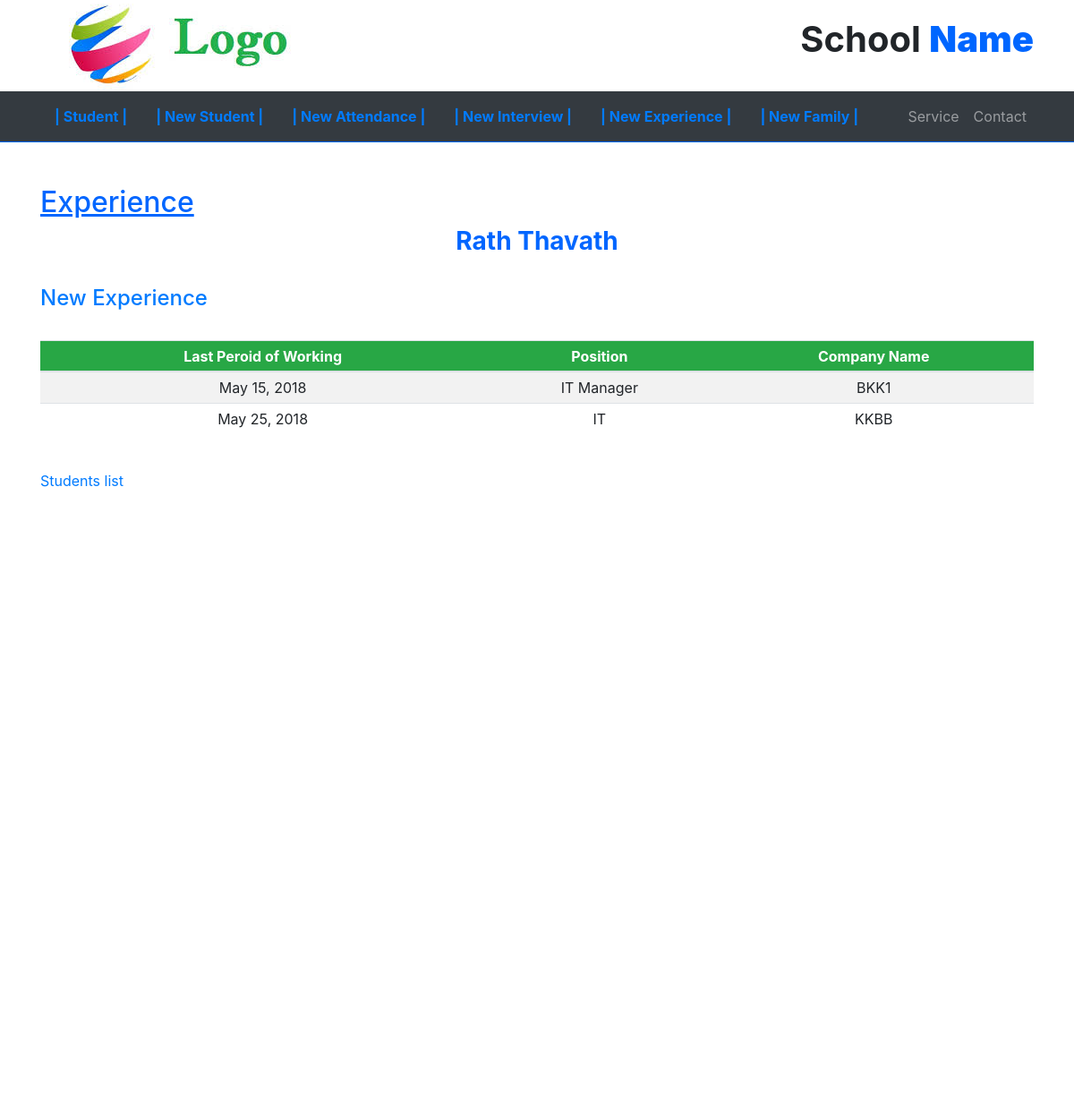
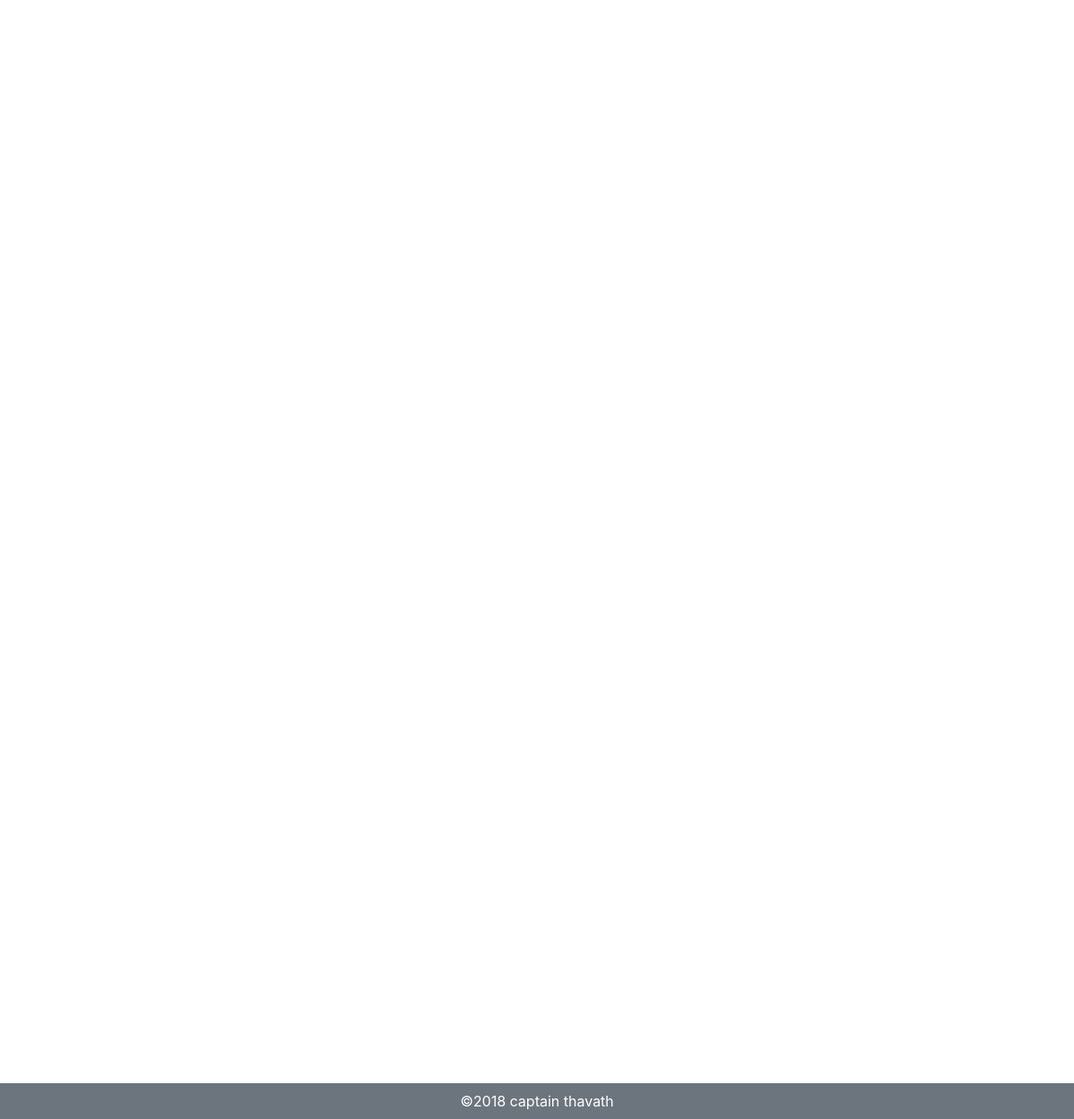
The app's page /students/1/detail/experience/ with its own data (2 pictures, top to bottom).
### students/models.py (models this page shows, shortened)
class Student(models.Model):
	english_name = models.CharField(max_length=200)
	khmer_name = models.CharField(max_length=200, blank=True)
	japanese_name = models.CharField(max_length=200, blank=True)
	nationality = models.CharField(max_length=50)
	place_of_birth = models.CharField(max_length=200)
	card_id = models.CharField(max_length=100, blank=True)
	khmer_salary = models.FloatField(max_length=10, default=150, blank=True)
	EDU = (
		('Primary School','Primary School'),
		('Secondary School','Secondary School'),
		('High School','High School'),
		('University','University'),
		('Vocation School', 'Vocation Shool'),
		('Traning School','Traning School'),
		)
	education = models.CharField(max_length=200, choices=EDU)
	date_of_birth = models.DateField(auto_now=False, auto_now_add=False)
	age = models.PositiveIntegerField(default=0)
	GENDER = (
			('Male','Male'),
			('Female','Female'),
		)
	gender = models.CharField(max_length=200,choices=GENDER)
	state_of_healt = models.CharField(max_length=20, blank=True)
	blood_type = models.CharField(max_length=20, blank=True)
	vision = models.CharField(max_length=50, blank=True)
	interest = models.CharField(max_length=50, blank=True)
	year_of_experience = models.IntegerField(default=0)
	MARRIED = (
			('Yes','Yes'),
			('No','No'),
		)
	married = models.CharField(max_length=50, choices=MARRIED)
	position = models.CharField(max_length=50, blank=True)
	behavior = models.CharField(max_length=50, blank=True)
	went_to_japan = models.CharField(max_length=50, choices=MARRIED)
	japanese_conversation = models.CharField(max_length=50, choices=MARRIED)
	height = models.CharField(max_length=50, blank=True)
	weight = models.CharField(max_length=50, blank=True)
	current_address = models.CharField(max_length=200)
	REASON = (
		('Increase Revenue','Increase Revenue'),
		('Respect to parents','Respect to parents'),
		('Improve Living','Improve Living'),
		('Education','Education'),
		('Other Reason','Other Reason'),
		)
	reason = models.CharField(max_length=255, choices=REASON)
	arrang_money = models.TextField(max_length=255, blank=True)
	COMPANY=(
		('Company 168','Company 168'),
		('Phnom Penh Thmey','Phnom Penh Thmey'),
		('CL Supply Company','CL Supply COMPANY'),
		('Other Company','Other Company'),
		)
	sending_company = models.CharField(max_length=200, choices=COMPANY)
	LEVEL = (
		('level','level'),
		('N5','N5'),
		('N4','N4'),
		('N3','N3'),
		('N2','N2'),
		('N1','N1'),
	)
	japanese_level = models.CharField(max_length=50, choices=LEVEL)
	field_of_work = models.CharField(max_length=50, blank=True)
	date_go_japan = models.DateField(auto_now_add=False, auto_now=False, blank=True)
	prefecture = models.CharField(max_length=50, blank=True)
	zip_code = models.CharField(max_length=50, blank=True)
	address_in_japan = models.CharField(max_length=200)
	grammer_level = models.CharField(max_length=200, blank=True)
	idiom_level = models.CharField(max_length=200, blank=True)
	conversation_level = models.CharField(max_length=200, blank=True)
	life_attitude = models.CharField(max_length=200, blank=True)
	course_type = models.CharField(max_length=100, blank=True)
	last_peroid_of_study = models.DateField(auto_now=False, auto_now_add=False, blank=True)
	university_name = models.CharField(max_length=200, blank=True)
	subject_name = models.CharField(max_length=100, blank=True)
	teacher_name = models.CharField(max_length=50, blank=True)
	book_type = models.CharField(max_length=50, blank=True)
	start_date = models.DateField(blank=True)
	end_date = models.DateField(blank=True)
	status = models.CharField(max_length=50, blank=True)
	description = models.CharField(max_length=255, blank=True)
	admin_name = models.CharField(max_length=50, blank=True)
	email_address = models.EmailField(max_length=255, blank=True)
	phone_number = models.CharField(max_length=255, blank=True)

class Experience(models.Model):
	student = models.ForeignKey(Student, on_delete=models.CASCADE)
	last_peroid_of_working = models.DateField(auto_now=False,auto_now_add=False, blank=True)
	company_name = models.CharField(max_length=100, blank=True)
	position = models.CharField(max_length=50, blank=True)

### students/views.py (the view)
# urls.py: url(r'^(?P<pk>[0-9]+)/detail/experience/$', views.experience, name='experience'),
def experience(request, pk=None):
    student = get_object_or_404(Student, pk=pk)
    experiences = get_list_or_404(Experience, student = student)
    context = { 'student' : student, 'experiences' : experiences }
    return render(request, 'students/experience.html', context )

### students/templates/students/experience.html
{% extends 'students/base.html' %}
{% block content %}
<br><br>
   <div class="container">
      {% if student %}
         {% if experiences %}
            <h2 style="color: #0066ff;"><u>Experience</u></h2>
            <h3 style="text-align: center; "><b style="color: #0066ff;">{{ student.english_name }}</b></h2><br>
            <h4><a href="{% url 'students:new_interview' %}">New Experience</a></h4><br>
               <table class="table table-hover table-sm table-striped table-responsive-sm " style="text-align: center;">
                  <thead class="bg-success" style="color: white; height: 30px;">
                     <tr>
                        <th>Last Peroid of Working</th>
                        <th>Position</th>
                        <th>Company Name</th>
                     </tr>
                  </thead>
                  <tbody class=" table-sm table-hover" >
                     {% for experience in experiences %}
                     <tr class=" table-sm table-hover" >
                        <td>{{ experience.last_peroid_of_working }}</td>
                        <td>{{ experience.position }}</td>
                        <td>{{ experience.company_name }}</td>
                     </tr>
                     {% endfor %}
                  </tbody>
               </table>
               <br>
               <a href="{% url 'students:index' %}">Students list</a>
         {% else %}
                <p>No Experience are available.</p>
         {% endif %}
      {% else %}
          <p>No Student are available.</p>
      {% endif %}
      </div>
{% endblock %}

### students/static/students/index.css (style rules this page uses)
body { background-color: green; position: relative; }

### records on screen
Student: english_name "Rath Thavath"
Experience: last_peroid_of_working "May 15, 2018", position "IT Manager", company_name "BKK1"
Experience: last_peroid_of_working "May 25, 2018", position "IT", company_name "KKBB"
